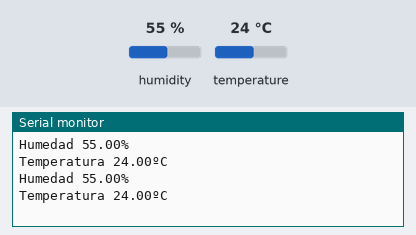
This sketch was run on a simulated Arduino Uno, built with avr-gcc and run on an emulated ATmega328P. On the bench: the last lines printed to the serial monitor. The inputs (shaded band) are chosen by the test bench; at power-on: humidity 55 %, temperature 24 °C.

Above: at 10.8 s.
10.9 s: humidity set to 22 %
At 16.4 s:
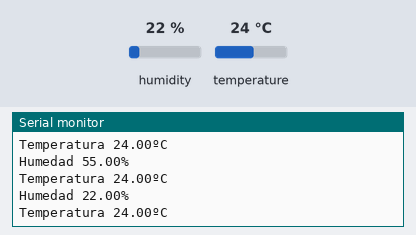
18.4 s: temperature set to 12 °C
At 21.1 s:
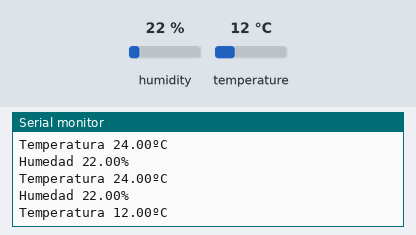
25.9 s: humidity set to 40 %
At 30.5 s:
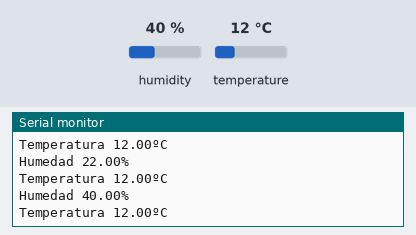
Timing chart, 0 to 32.0 s (numbered marks = the images above; inputs shaded):
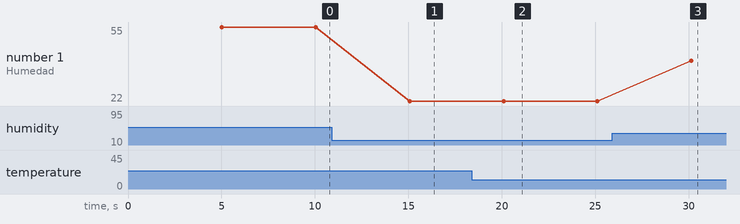

Measured:
- after the input at 10.9 s, the serial monitor: prints a new line after 4.2 s (image 1)
- after the input at 18.4 s, the serial monitor: prints a new line after 1.7 s (image 2)
- after the input at 25.9 s, the serial monitor: prints a new line after 4.2 s (image 3)
- plotted number 1: 55 → 22 after the input at 10.9 s, 22 → 40 after the input at 25.9 s

The sketch:

practica4.ino
```cpp
#include <DHT.h>

int sensor = 2;

DHT dht(sensor, DHT11);
void setup(){
  Serial.begin(9600);
  dht.begin();
}

void loop(){
  delay(5000);

  float humedad = dht.readHumidity();
  float temperatura = dht.readTemperature();

  if(isnan(humedad) ||isnan(temperatura)){
    Serial.println("Error obteniendo los datos del sensor");
  }

  Serial.print("Humedad ");
  Serial.print(humedad);
  Serial.println("%");

  Serial.print("Temperatura ");
  Serial.print(temperatura);
  Serial.println("ºC");
  Serial.println();
}
```
